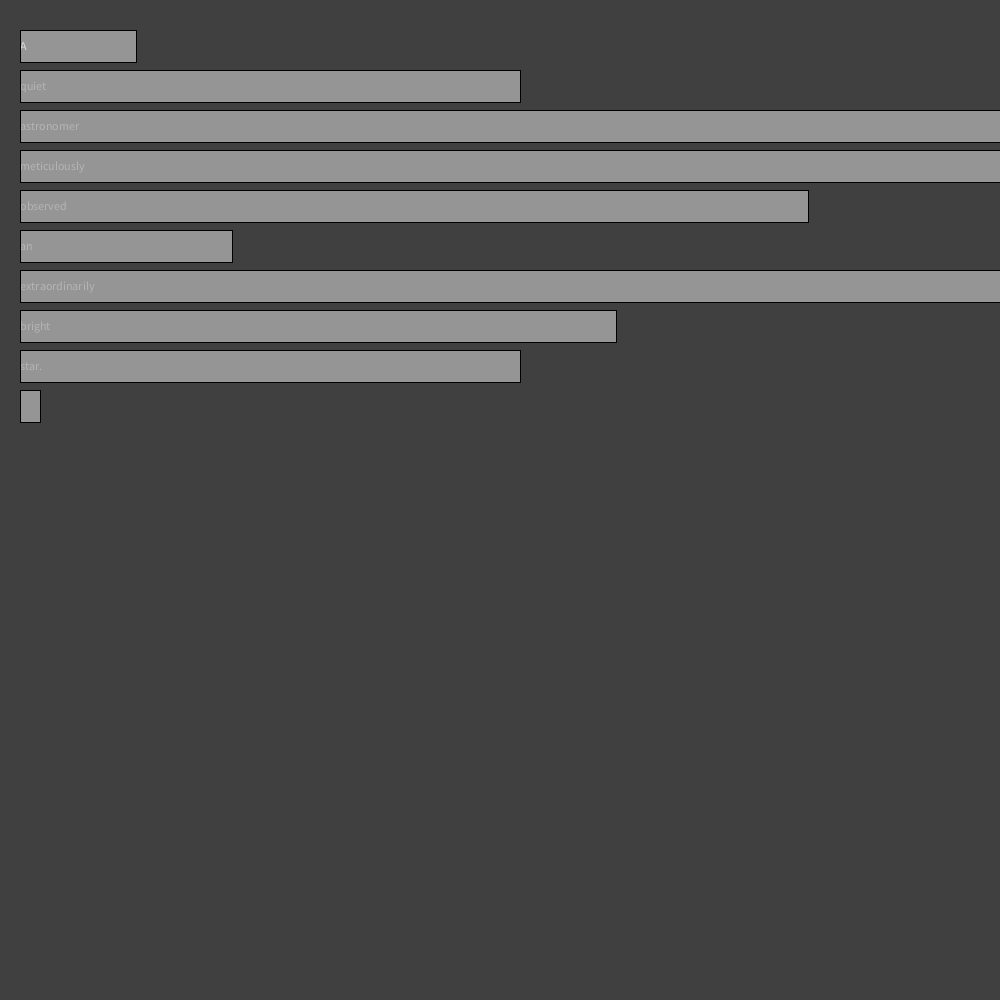
Frame 1 (no input)
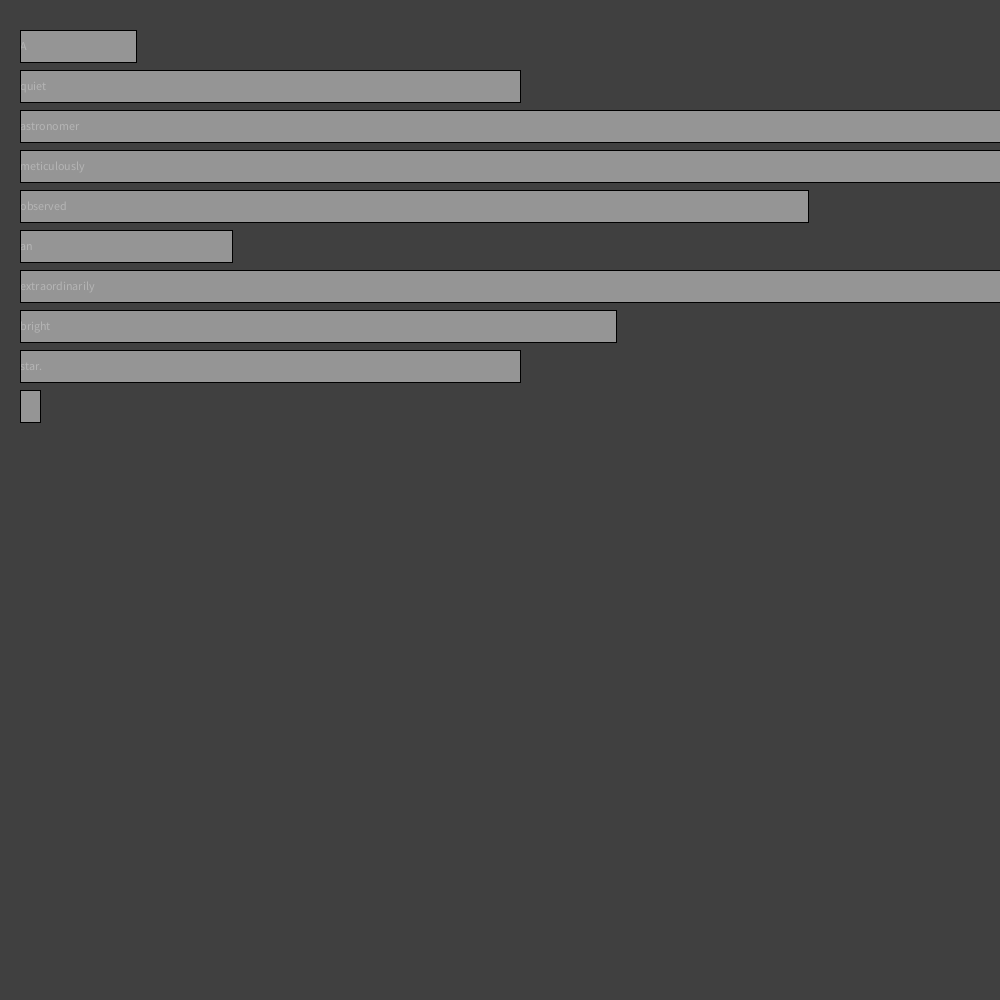
Frame 60 (the mouse pressed at the canvas centre just before this capture)
Frame 120 (the mouse held since frame 60 and released just before this capture): identical to frame 60, image omitted

The Processing sketch that drew these frames (run headless with seeded random() and noise(); from frame 60 on, the mouse is pressed at the canvas centre):

// Processing sketch: StringVisualizer
// ── StringVisualizer.pde
String s = "A quiet astronomer meticulously observed an extraordinarily bright star. ";

char splitter = 's';

void setup() {
  size (1000, 1000);
  printArray(split(s, " "));
}

void draw() {
  background(64);
  int y = 50;
  for (String t : split(s, " ")) {
    text(t, 20, y);
    println(t.length());
    float len = t.length();
    fill(200, 160);

    len = map(len, 0, 10, 0, width-40);
    rect(20, y-20, len+20, 32);
    y+= 40;
  }
}

void keyPressed() {
  splitter = key;
}
